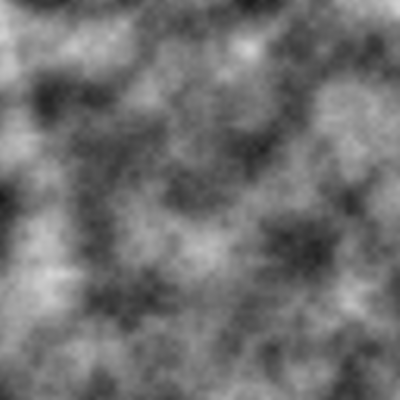
Frame 1 (no input)
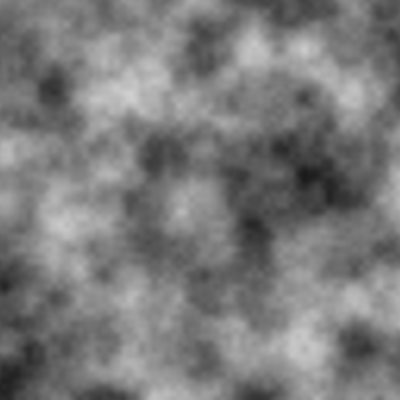
Frame 60 (the mouse pressed at the canvas centre just before this capture)
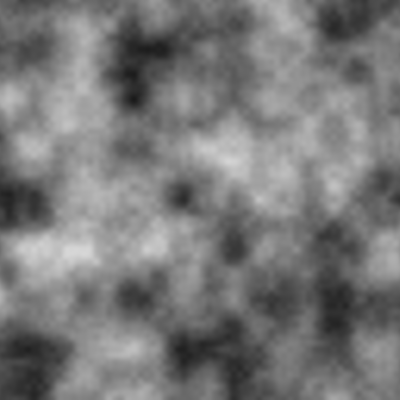
Frame 120 (the mouse held since frame 60 and released just before this capture)

The Processing sketch that drew these frames (run headless with seeded random() and noise(); from frame 60 on, the mouse is pressed at the canvas centre):

// Processing sketch: task_A
// ── task_A.pde
float xOff = 0.0;
float yOff = 0.0;
float increment = 0.02;

void setup() {
  size(400, 400);
  background(255);
  noiseSeed(1); // Set a specific seed for the noise
  noiseDetail(4); // Set noise detail to control the complexity
}

void draw() {
  loadPixels();

  for (int x = 0; x < width; x++) {
    xOff += increment;
    yOff = 0.0;
    
    for (int y = 0; y < height; y++) {
      yOff += increment;
      float n = noise(xOff, yOff); // Generate Perlin noise value

      // Map the noise value to a grayscale color
      int bright = int(map(n, 0, 1, 0, 255));

      // Set pixel color based on the mapped value
      pixels[x + y * width] = color(bright);
    }
  }

  updatePixels();
}
